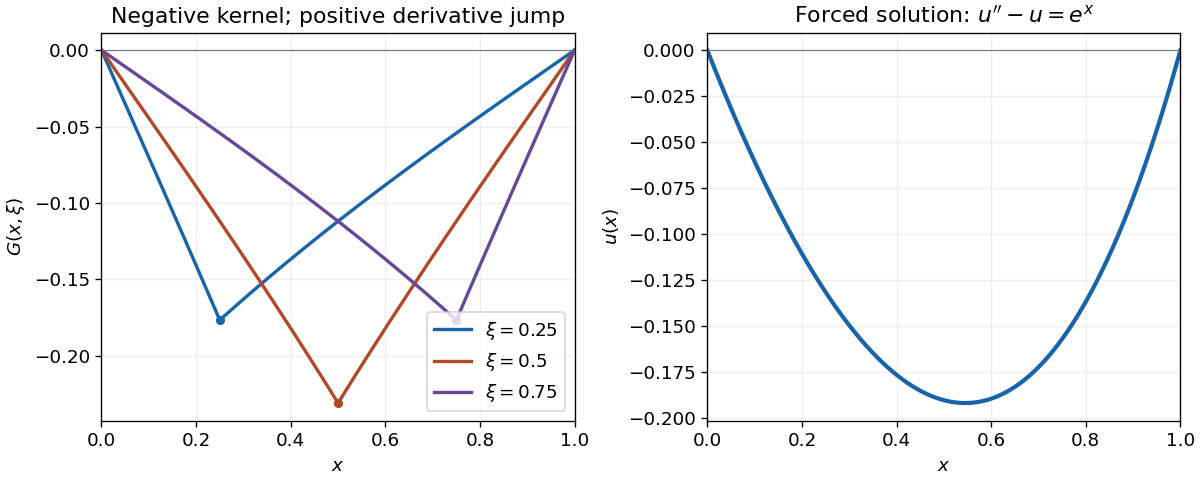

Generate this figure with Python:
"""Calculate the signed Dirichlet kernels and their response; output to cwd."""
from pathlib import Path

import matplotlib
matplotlib.use('Agg')
import matplotlib.pyplot as plt
import numpy as np


def kernel(x, xi):
    return -np.sinh(np.minimum(x, xi))*np.sinh(1-np.maximum(x, xi))/np.sinh(1)


def response(x):
    return .5*(x*np.exp(x)-np.e*np.sinh(x)/np.sinh(1))


def main():
    plt.rcParams.update({'font.size': 11, 'figure.facecolor': 'white', 'axes.facecolor': 'white'})
    fig, axes = plt.subplots(1, 2, figsize=(10, 4), layout='constrained')
    x=np.linspace(0, 1, 801)
    for xi,color in [(.25,'#1764ab'),(.5,'#b14928'),(.75,'#664799')]:
        axes[0].plot(x,kernel(x,xi),color=color,lw=2,label=rf'$\xi={xi:g}$')
        axes[0].scatter([xi],[kernel(xi,xi)],s=20,color=color,zorder=4)
    axes[0].set(title='Negative kernel; positive derivative jump',xlabel='$x$',ylabel=r'$G(x,\xi)$')
    axes[0].legend(loc='lower right')
    axes[1].plot(x,response(x),color='#1764ab',lw=2.5)
    axes[1].set(title=r'Forced solution: $u^{\prime\prime}-u=e^x$',xlabel='$x$',ylabel='$u(x)$')
    for ax in axes:
        ax.axhline(0,color='#777777',lw=.7)
        ax.set_xlim(0,1)
        ax.grid(alpha=.18)
    fig.savefig(Path.cwd()/Path(__file__).with_suffix('.png').name,dpi=120,facecolor='white')
    plt.close(fig)


if __name__=='__main__':
    main()
